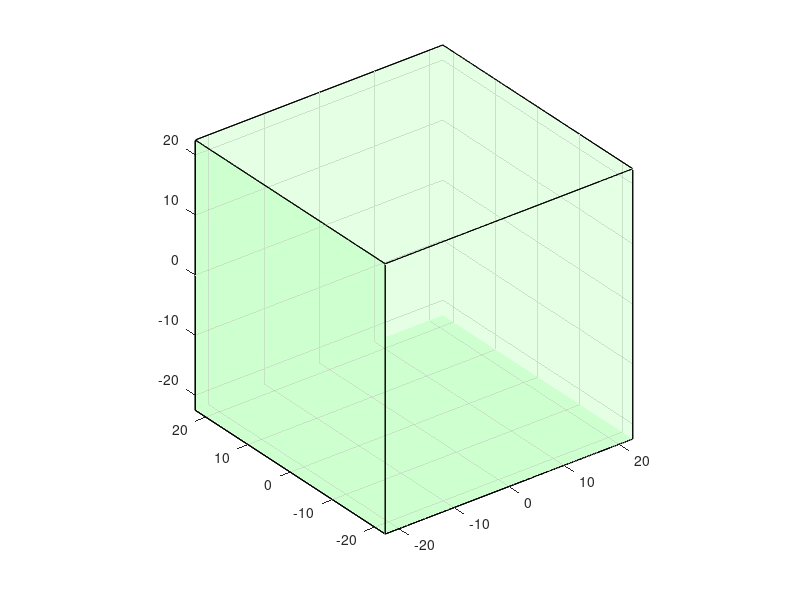

Source code (MATLAB): (Note: this script raises an error after producing the figure.)
clc;
clear;

% Initialize the dimensions of the container (a cube) and the rectangular box
container_size = 45; % Side length of the cubic container
length = 8; % Length of the rectangular box
width = 10;  % Width of the rectangular box
height = 6; % Height of the rectangular box

% Define the vertices of the rectangular box
vertices = [
    -length/2 -width/2 -height/2;   % Vertex 1
    length/2 -width/2 -height/2;   % Vertex 2
    length/2 width/2 -height/2;   % Vertex 3
    -length/2 width/2 -height/2;   % Vertex 4
    -length/2 -width/2 height/2;   % Vertex 5
    length/2 -width/2 height/2;   % Vertex 6
    length/2 width/2 height/2;   % Vertex 7
    -length/2 width/2 height/2   % Vertex 8
];

% Define the faces of the rectangular box using vertex indices
faces = [
    1 2 3 4;
    5 6 7 8;
    1 2 6 5;
    2 3 7 6;
    3 4 8 7;
    4 1 5 8
];

% Create a figure and set up the 3D view
figure;
axis equal;
xlim([-container_size/2 container_size/2]);
ylim([-container_size/2 container_size/2]);
zlim([-container_size/2 container_size/2]);
grid on;
view(3);

% Define the vertices of the cubic container
container_vertices = [
    -container_size/2, -container_size/2, -container_size/2;
    container_size/2, -container_size/2, -container_size/2;
    container_size/2, container_size/2, -container_size/2;
    -container_size/2, container_size/2, -container_size/2;
    -container_size/2, -container_size/2, container_size/2;
    container_size/2, -container_size/2, container_size/2;
    container_size/2, container_size/2, container_size/2;
    -container_size/2, container_size/2, container_size/2;
];

% Define the faces of the cubic container
container_faces = [
    1 2 3 4;
    5 6 7 8;
    1 2 6 5;
    2 3 7 6;
    3 4 8 7;
    4 1 5 8
];

% Draw the transparent cubic container
hold on;
patch('Faces', container_faces, 'Vertices', container_vertices, 'FaceColor', 'g', 'FaceAlpha', 0.1);

% Initialize position and rotation angles of the rectangular box
position = [0, 0, 0]; % Initial position
angles = [0, 0, 0]; % Initial rotation angles around x, y, z axes

% Define the rotation matrix function
rotation_matrix = @(angle, axis) ...
    [cos(angle) + axis(1)^2 * (1 - cos(angle)), axis(1)*axis(2)*(1 - cos(angle)) - axis(3)*sin(angle), axis(1)*axis(3)*(1 - cos(angle)) + axis(2)*sin(angle);
     axis(2)*axis(1)*(1 - cos(angle)) + axis(3)*sin(angle), cos(angle) + axis(2)^2 * (1 - cos(angle)), axis(2)*axis(3)*(1 - cos(angle)) - axis(1)*sin(angle);
     axis(3)*axis(1)*(1 - cos(angle)) - axis(2)*sin(angle), axis(3)*axis(2)*(1 - cos(angle)) + axis(1)*sin(angle), cos(angle) + axis(3)^2 * (1 - cos(angle))];
 
rotated_vertices = vertices;

% Create the rectangular box patch object
h = patch('Faces', faces, 'Vertices', vertices, 'FaceColor', 'b');

% Initialize red lines connecting the rectangular box to the container vertices
h_line = gobjects(1, 8);  % Preallocate 8 line objects
for i = 1:8
    h_line(i) = plot3([container_vertices(i,1), rotated_vertices(i,1)], ...
                      [container_vertices(i,2), rotated_vertices(i,2)], ...
                      [container_vertices(i,3), rotated_vertices(i,3)], 'Color', 'r', 'LineWidth', 2);
end

% Animation loop
num_frames = 1000;
for k = 1:num_frames
    if k < 200
        position = [0, 0, 0];
        angles = [sin((k-100)*0.01)*pi/3, 0, 0];
    elseif k > 200 && k < 400
        position = [0, 0, 0];
        angles = [0, sin((k-300)*0.01)*pi/3, 0];
    elseif k > 400 && k < 600
        position = [0, 0, 0];
        angles = [0, 0, sin((k-500)*0.01)*pi/3];
    elseif k > 600 && k < 800
        position = [sin(k*0.05) * container_size / 5, cos(k*0.05) * container_size / 5, 0];
        angles = [0, 0, 0];
    elseif k > 800 && k < 1000
        position = [0, 0, sin(k*0.05) * container_size / 10];
        angles = [0, 0, 0];
    end

    % Compute the composite rotation matrix
    R_x = rotation_matrix(angles(1), [1, 0, 0]);
    R_y = rotation_matrix(angles(2), [0, 1, 0]);
    R_z = rotation_matrix(angles(3), [0, 0, 1]);
    R = R_x * R_y * R_z;
    
    % Apply rotation and translation to the rectangular box
    rotated_vertices = (R * vertices')';
    rotated_vertices = rotated_vertices + position;
    
    % Update the patch object with the new vertices
    h.Vertices = rotated_vertices;
    
    % Update the red connecting lines
    for i = 1:8
        set(h_line(i), 'XData', [container_vertices(i,1), rotated_vertices(i,1)], ...
                        'YData', [container_vertices(i,2), rotated_vertices(i,2)], ...
                        'ZData', [container_vertices(i,3), rotated_vertices(i,3)]);
    end
    
    % Force MATLAB to refresh the figure
    drawnow;
end
